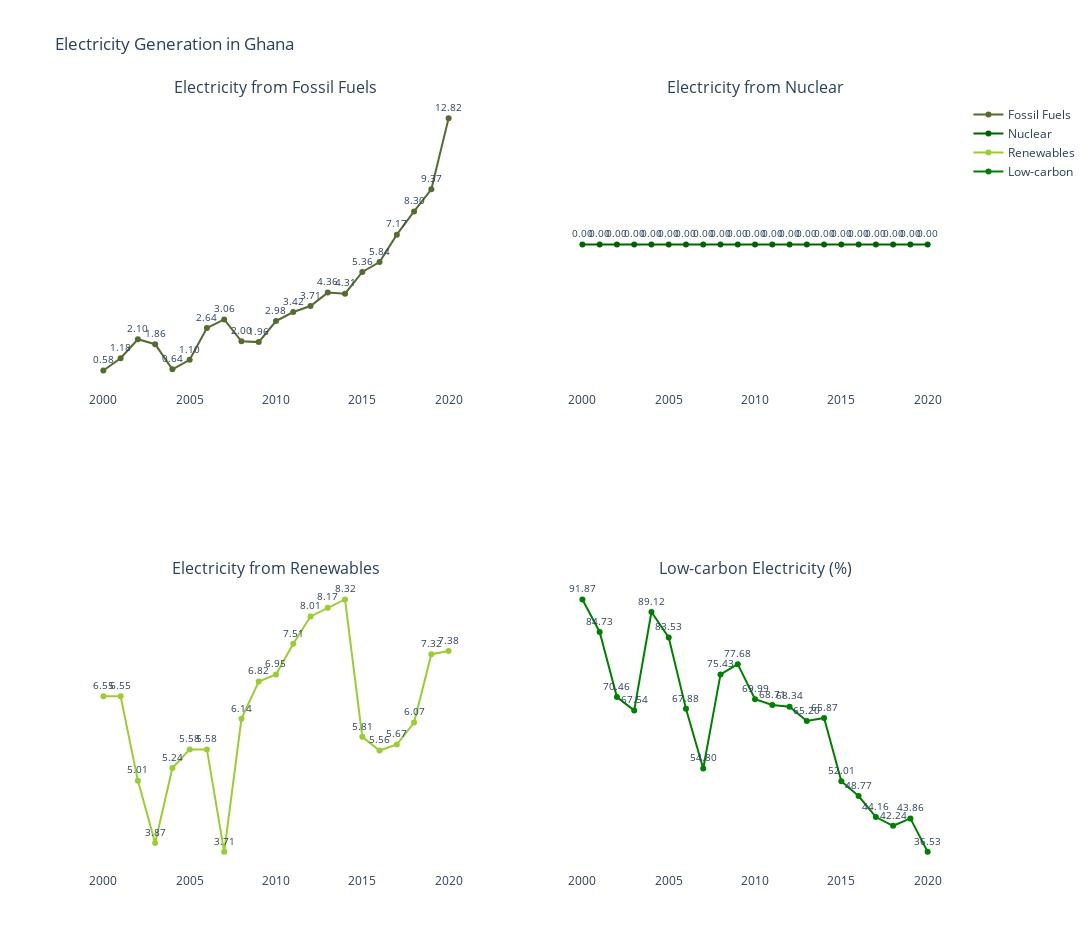

The code cell stored with this chart in its notebook:
### Markdown cell above
###
### 7. Analysing electricity generation sources over time in Ghana

### Code cell
# Prepare Ghana dataset
dataset_ghana = dataset[dataset['country'] == 'Ghana']
dataset_ghana = dataset_ghana.groupby('year').agg({
    'fossil_electricity': 'mean',
    'nuclear_electricity': 'mean',
    'renewable_electricity': 'mean',
    'low_carbon_electricity': 'mean'
}).reset_index()

# Custom color palette
colors = ["#556B2F", "#006400", "#9ACD32", "#008000"]

# Create subplot figure
fig = make_subplots(
    rows=2, cols=2,
    subplot_titles=(
        'Electricity from Fossil Fuels',
        'Electricity from Nuclear',
        'Electricity from Renewables',
        'Low-carbon Electricity (%)'
    ),
    shared_xaxes=False
)

# Define chart content
chart_data = [
    ('fossil_electricity', colors[0], 1, 1, 'Fossil Fuels'),
    ('nuclear_electricity', colors[1], 1, 2, 'Nuclear'),
    ('renewable_electricity', colors[2], 2, 1, 'Renewables'),
    ('low_carbon_electricity', colors[3], 2, 2, 'Low-carbon')
]

# Add each subplot
for column, color, row, col, label in chart_data:
    fig.add_trace(go.Scatter(
        x=dataset_ghana['year'],
        y=dataset_ghana[column],
        mode='lines+markers+text',
        name=label,
        line=dict(color=color),
        text=[f"{val:.2f}" for val in dataset_ghana[column]],
        textposition='top center',
        textfont=dict(size=10)
    ), row=row, col=col)

# Layout tweaks
fig.update_layout(
    title='Electricity Generation in Ghana',
    height=950,
    width=1100,
    showlegend=True,
    plot_bgcolor='white',
    paper_bgcolor='white'
)

# Hide Y-axis ticks and title; format X-axis
fig.update_yaxes(showgrid=False, showticklabels=False, title='')
fig.update_xaxes(showgrid=False, tickangle=0, tickformat='d', showline=True)

# Show figure
fig.show()

### Figure 1 — Plotly figure (JSON) as saved in the notebook; plotly's stock layout.template omitted (floating-point values rounded to 4 significant figures)
{"data": [{"line": {"color": "#556B2F"}, "mode": "lines+markers+text", "name": "Fossil Fuels", "text": ["0.58", "1.18", "2.10", "1.86", "0.64", "1.10", "2.64", "3.06", "2.00", "1.96", "2.98", "3.42", "3.71", "4.36", "4.31", "5.36", "5.84", "7.17", "8.30", "9.37", "12.82"], "textfont": {"size": 10}, "textposition": "top center", "type": "scatter", "x": [2000, 2001, 2002, 2003, 2004, 2005, 2006, 2007, 2008, 2009, 2010, 2011, 2012, 2013, 2014, 2015, 2016, 2017, 2018, 2019, 2020], "xaxis": "x", "y": [0.58, 1.18, 2.1, 1.86, 0.64, 1.1, 2.64, 3.06, 2, 1.96, 2.98, 3.42, 3.71, 4.36, 4.31, 5.36, 5.84, 7.17, 8.3, 9.37, 12.82], "yaxis": "y"}, {"line": {"color": "#006400"}, "mode": "lines+markers+text", "name": "Nuclear", "text": ["0.00", "0.00", "0.00", "0.00", "0.00", "0.00", "0.00", "0.00", "0.00", "0.00", "0.00", "0.00", "0.00", "0.00", "0.00", "0.00", "0.00", "0.00", "0.00", "0.00", "0.00"], "textfont": {"size": 10}, "textposition": "top center", "type": "scatter", "x": [2000, 2001, 2002, 2003, 2004, 2005, 2006, 2007, 2008, 2009, 2010, 2011, 2012, 2013, 2014, 2015, 2016, 2017, 2018, 2019, 2020], "xaxis": "x2", "y": [0, 0, 0, 0, 0, 0, 0, 0, 0, 0, 0, 0, 0, 0, 0, 0, 0, 0, 0, 0, 0], "yaxis": "y2"}, {"line": {"color": "#9ACD32"}, "mode": "lines+markers+text", "name": "Renewables", "text": ["6.55", "6.55", "5.01", "3.87", "5.24", "5.58", "5.58", "3.71", "6.14", "6.82", "6.95", "7.51", "8.01", "8.17", "8.32", "5.81", "5.56", "5.67", "6.07", "7.32", "7.38"], "textfont": {"size": 10}, "textposition": "top center", "type": "scatter", "x": [2000, 2001, 2002, 2003, 2004, 2005, 2006, 2007, 2008, 2009, 2010, 2011, 2012, 2013, 2014, 2015, 2016, 2017, 2018, 2019, 2020], "xaxis": "x3", "y": [6.55, 6.55, 5.01, 3.87, 5.24, 5.58, 5.58, 3.71, 6.14, 6.82, 6.95, 7.51, 8.01, 8.17, 8.32, 5.81, 5.56, 5.67, 6.07, 7.32, 7.38], "yaxis": "y3"}, {"line": {"color": "#008000"}, "mode": "lines+markers+text", "name": "Low-carbon", "text": ["91.87", "84.73", "70.46", "67.54", "89.12", "83.53", "67.88", "54.80", "75.43", "77.68", "69.99", "68.71", "68.34", "65.20", "65.87", "52.01", "48.77", "44.16", "42.24", "43.86", "36.53"], "textfont": {"size": 10}, "textposition": "top center", "type": "scatter", "x": [2000, 2001, 2002, 2003, 2004, 2005, 2006, 2007, 2008, 2009, 2010, 2011, 2012, 2013, 2014, 2015, 2016, 2017, 2018, 2019, 2020], "xaxis": "x4", "y": [91.87, 84.73, 70.46, 67.54, 89.12, 83.53, 67.88, 54.8, 75.43, 77.68, 69.99, 68.71, 68.34, 65.2, 65.87, 52.01, 48.77, 44.16, 42.24, 43.86, 36.53], "yaxis": "y4"}], "layout": {"annotations": [{"font": {"size": 16}, "showarrow": false, "text": "Electricity from Fossil Fuels", "x": 0.225, "xanchor": "center", "xref": "paper", "y": 1, "yanchor": "bottom", "yref": "paper"}, {"font": {"size": 16}, "showarrow": false, "text": "Electricity from Nuclear", "x": 0.775, "xanchor": "center", "xref": "paper", "y": 1, "yanchor": "bottom", "yref": "paper"}, {"font": {"size": 16}, "showarrow": false, "text": "Electricity from Renewables", "x": 0.225, "xanchor": "center", "xref": "paper", "y": 0.375, "yanchor": "bottom", "yref": "paper"}, {"font": {"size": 16}, "showarrow": false, "text": "Low-carbon Electricity (%)", "x": 0.775, "xanchor": "center", "xref": "paper", "y": 0.375, "yanchor": "bottom", "yref": "paper"}], "height": 950, "paper_bgcolor": "white", "plot_bgcolor": "white", "showlegend": true, "title": {"text": "Electricity Generation in Ghana"}, "width": 1100, "xaxis": {"anchor": "y", "autorange": true, "domain": [0, 0.45], "range": [1999.0, 2021.0], "showgrid": false, "showline": true, "tickangle": 0, "tickformat": "d", "type": "linear"}, "xaxis2": {"anchor": "y2", "autorange": true, "domain": [0.55, 1], "range": [1999.0, 2021.0], "showgrid": false, "showline": true, "tickangle": 0, "tickformat": "d", "type": "linear"}, "xaxis3": {"anchor": "y3", "autorange": true, "domain": [0, 0.45], "range": [1999.0, 2021.0], "showgrid": false, "showline": true, "tickangle": 0, "tickformat": "d", "type": "linear"}, "xaxis4": {"anchor": "y4", "autorange": true, "domain": [0.55, 1], "range": [1999.0, 2021.0], "showgrid": false, "showline": true, "tickangle": 0, "tickformat": "d", "type": "linear"}, "yaxis": {"anchor": "x", "autorange": true, "domain": [0.625, 1], "range": [-0.3021, 13.7], "showgrid": false, "showticklabels": false, "title": {"text": ""}, "type": "linear"}, "yaxis2": {"anchor": "x2", "autorange": true, "domain": [0.625, 1], "range": [-1, 1], "showgrid": false, "showticklabels": false, "title": {"text": ""}, "type": "linear"}, "yaxis3": {"anchor": "x3", "autorange": true, "domain": [0, 0.375], "range": [3.378, 8.652], "showgrid": false, "showticklabels": false, "title": {"text": ""}, "type": "linear"}, "yaxis4": {"anchor": "x4", "autorange": true, "domain": [0, 0.375], "range": [32.55, 95.85], "showgrid": false, "showticklabels": false, "title": {"text": ""}, "type": "linear"}}}
